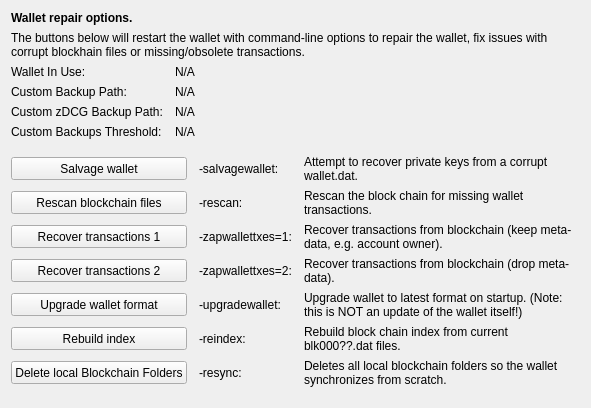
     <widget class="QWidget" name="tab_repair">
      <attribute name="title">
       <string>&amp;Wallet Repair</string>
      </attribute>
      <layout class="QGridLayout" name="gridLayout_4" columnstretch="0,0,0,0">
       <property name="horizontalSpacing">
        <number>12</number>
       </property>
       <item row="0" column="0" colspan="4">
        <widget class="QLabel" name="label_repair_header">
         <property name="font">
          <font>
           <weight>75</weight>
           <bold>true</bold>
          </font>
         </property>
         <property name="text">
          <string>Wallet repair options.</string>
         </property>
        </widget>
       </item>
       <item row="1" column="0" colspan="4">
        <widget class="QLabel" name="label_repair_helptext">
         <property name="font">
          <font>
           <weight>50</weight>
           <bold>false</bold>
          </font>
         </property>
         <property name="text">
          <string>The buttons below will restart the wallet with command-line options to repair the wallet, fix issues with corrupt blockhain files or missing/obsolete transactions.</string>
         </property>
         <property name="wordWrap">
          <bool>true</bool>
         </property>
        </widget>
       </item>
       <item row="2" column="0">
        <widget class="QLabel" name="wallet_path_label">
         <property name="text">
          <string>Wallet In Use:</string>
         </property>
        </widget>
       </item>
       <item row="2" column="1" colspan="3">
        <widget class="QLabel" name="wallet_path">
         <property name="cursor">
          <cursorShape>IBeamCursor</cursorShape>
         </property>
         <property name="text">
          <string>N/A</string>
         </property>
         <property name="textFormat">
          <enum>Qt::PlainText</enum>
         </property>
         <property name="textInteractionFlags">
          <set>Qt::LinksAccessibleByMouse|Qt::TextSelectableByKeyboard|Qt::TextSelectableByMouse</set>
         </property>
        </widget>
       </item>
       <item row="3" column="0">
        <widget class="QLabel" name="wallet_custombackuppath_label">
         <property name="visible">
          <bool>false</bool>
         </property>
         <property name="text">
          <string>Custom Backup Path:</string>
         </property>
        </widget>
       </item>
       <item row="3" column="1" colspan="3">
        <widget class="QLabel" name="wallet_custombackuppath">
         <property name="cursor">
          <cursorShape>IBeamCursor</cursorShape>
         </property>
         <property name="visible">
          <bool>false</bool>
         </property>
         <property name="text">
          <string>N/A</string>
         </property>
         <property name="textFormat">
          <enum>Qt::PlainText</enum>
         </property>
         <property name="textInteractionFlags">
          <set>Qt::LinksAccessibleByMouse|Qt::TextSelectableByKeyboard|Qt::TextSelectableByMouse</set>
         </property>
        </widget>
       </item>
       <item row="4" column="0">
        <widget class="QLabel" name="wallet_customzpivbackuppath_label">
         <property name="visible">
          <bool>false</bool>
         </property>
         <property name="text">
          <string>Custom zDCG Backup Path:</string>
         </property>
        </widget>
       </item>
       <item row="4" column="1" colspan="3">
        <widget class="QLabel" name="wallet_customzpivbackuppath">
         <property name="cursor">
          <cursorShape>IBeamCursor</cursorShape>
         </property>
         <property name="visible">
          <bool>false</bool>
         </property>
         <property name="text">
          <string>N/A</string>
         </property>
         <property name="textFormat">
          <enum>Qt::PlainText</enum>
         </property>
         <property name="textInteractionFlags">
          <set>Qt::LinksAccessibleByMouse|Qt::TextSelectableByKeyboard|Qt::TextSelectableByMouse</set>
         </property>
        </widget>
       </item>
       <item row="5" column="0">
        <widget class="QLabel" name="wallet_custombackupthreshold_label">
         <property name="visible">
          <bool>false</bool>
         </property>
         <property name="text">
          <string>Custom Backups Threshold:</string>
         </property>
        </widget>
       </item>
       <item row="5" column="1" colspan="3">
        <widget class="QLabel" name="wallet_custombackupthreshold">
         <property name="cursor">
          <cursorShape>IBeamCursor</cursorShape>
         </property>
         <property name="visible">
          <bool>false</bool>
         </property>
         <property name="text">
          <string>N/A</string>
         </property>
         <property name="textFormat">
          <enum>Qt::PlainText</enum>
         </property>
         <property name="textInteractionFlags">
          <set>Qt::LinksAccessibleByMouse|Qt::TextSelectableByKeyboard|Qt::TextSelectableByMouse</set>
         </property>
        </widget>
       </item>
       <item row="6" column="0">
        <spacer name="verticalSpacer_repair1">
         <property name="orientation">
          <enum>Qt::Vertical</enum>
         </property>
         <property name="sizeHint" stdset="0">
          <size>
           <width>10</width>
           <height>10</height>
          </size>
         </property>
        </spacer>
       </item>
       <item row="7" column="0" colspan="2">
        <widget class="QPushButton" name="btn_salvagewallet">
         <property name="minimumSize">
          <size>
           <width>100</width>
           <height>23</height>
          </size>
         </property>
         <property name="text">
          <string>Salvage wallet</string>
         </property>
        </widget>
       </item>
       <item row="7" column="2">
        <widget class="QLabel" name="label_repair_salvage_command">
         <property name="text">
          <string notr="true">-salvagewallet:</string>
         </property>
        </widget>
       </item>
       <item row="7" column="3">
        <widget class="QLabel" name="label_repair_salvage">
         <property name="text">
          <string>Attempt to recover private keys from a corrupt wallet.dat.</string>
         </property>
         <property name="wordWrap">
          <bool>true</bool>
         </property>
        </widget>
       </item>
       <item row="8" column="0" colspan="2">
        <widget class="QPushButton" name="btn_rescan">
         <property name="minimumSize">
          <size>
           <width>100</width>
           <height>23</height>
          </size>
         </property>
         <property name="text">
          <string>Rescan blockchain files</string>
         </property>
        </widget>
       </item>
       <item row="8" column="2">
        <widget class="QLabel" name="label_repair_rescan_command">
         <property name="text">
          <string notr="true">-rescan:</string>
         </property>
        </widget>
       </item>
       <item row="8" column="3">
        <widget class="QLabel" name="label_repair_rescan">
         <property name="text">
          <string>Rescan the block chain for missing wallet transactions.</string>
         </property>
         <property name="wordWrap">
          <bool>true</bool>
         </property>
        </widget>
       </item>
       <item row="9" column="0" colspan="2">
        <widget class="QPushButton" name="btn_zapwallettxes1">
         <property name="minimumSize">
          <size>
           <width>100</width>
           <height>23</height>
          </size>
         </property>
         <property name="text">
          <string>Recover transactions 1</string>
         </property>
        </widget>
       </item>
       <item row="9" column="2">
        <widget class="QLabel" name="label_repair_zap1_command">
         <property name="text">
          <string notr="true">-zapwallettxes=1:</string>
         </property>
        </widget>
       </item>
       <item row="9" column="3">
        <widget class="QLabel" name="label_repair_zap1">
         <property name="text">
          <string>Recover transactions from blockchain (keep meta-data, e.g. account owner).</string>
         </property>
         <property name="wordWrap">
          <bool>true</bool>
         </property>
        </widget>
       </item>
       <item row="10" column="0" colspan="2">
        <widget class="QPushButton" name="btn_zapwallettxes2">
         <property name="minimumSize">
          <size>
           <width>100</width>
           <height>23</height>
          </size>
         </property>
         <property name="text">
          <string>Recover transactions 2</string>
         </property>
        </widget>
       </item>
       <item row="10" column="2">
        <widget class="QLabel" name="label_repair_zap2_command">
         <property name="text">
          <string notr="true">-zapwallettxes=2:</string>
         </property>
        </widget>
       </item>
       <item row="10" column="3">
        <widget class="QLabel" name="label_repair_zap2">
         <property name="text">
          <string>Recover transactions from blockchain (drop meta-data).</string>
         </property>
         <property name="wordWrap">
          <bool>true</bool>
         </property>
        </widget>
       </item>
       <item row="11" column="0" colspan="2">
        <widget class="QPushButton" name="btn_upgradewallet">
         <property name="minimumSize">
          <size>
           <width>100</width>
           <height>23</height>
          </size>
         </property>
         <property name="text">
          <string>Upgrade wallet format</string>
         </property>
        </widget>
       </item>
       <item row="11" column="2">
        <widget class="QLabel" name="label_repair_upgrade_command">
         <property name="text">
          <string notr="true">-upgradewallet:</string>
         </property>
        </widget>
       </item>
       <item row="11" column="3">
        <widget class="QLabel" name="label_repair_upgrade">
         <property name="text">
          <string>Upgrade wallet to latest format on startup. (Note: this is NOT an update of the wallet itself!)</string>
         </property>
         <property name="wordWrap">
          <bool>true</bool>
         </property>
        </widget>
       </item>
       <item row="12" column="0" colspan="2">
        <widget class="QPushButton" name="btn_reindex">
         <property name="minimumSize">
          <size>
           <width>100</width>
           <height>23</height>
          </size>
         </property>
         <property name="text">
          <string>Rebuild index</string>
         </property>
        </widget>
       </item>
       <item row="12" column="2">
        <widget class="QLabel" name="label_repair_reindex_command">
         <property name="text">
          <string notr="true">-reindex:</string>
         </property>
        </widget>
       </item>
       <item row="12" column="3">
        <widget class="QLabel" name="label_repair_reindex">
         <property name="text">
          <string>Rebuild block chain index from current blk000??.dat files.</string>
         </property>
         <property name="wordWrap">
          <bool>true</bool>
         </property>
        </widget>
       </item>
       <item row="13" column="0" colspan="2">
        <widget class="QPushButton" name="btn_resync">
         <property name="minimumSize">
          <size>
           <width>100</width>
           <height>23</height>
          </size>
         </property>
         <property name="text">
          <string>Delete local Blockchain Folders</string>
         </property>
        </widget>
       </item>
       <item row="13" column="2">
        <widget class="QLabel" name="label_repair_resync_command">
         <property name="text">
          <string>-resync:</string>
         </property>
        </widget>
       </item>
       <item row="13" column="3">
        <widget class="QLabel" name="label_repair_resync">
         <property name="text">
          <string>Deletes all local blockchain folders so the wallet synchronizes from scratch.</string>
         </property>
         <property name="wordWrap">
          <bool>true</bool>
         </property>
        </widget>
       </item>
       <item row="14" column="0">
        <spacer name="verticalSpacer_repair2">
         <property name="orientation">
          <enum>Qt::Vertical</enum>
         </property>
         <property name="sizeHint" stdset="0">
          <size>
           <width>20</width>
           <height>10</height>
          </size>
         </property>
        </spacer>
       </item>
      </layout>
     </widget>
